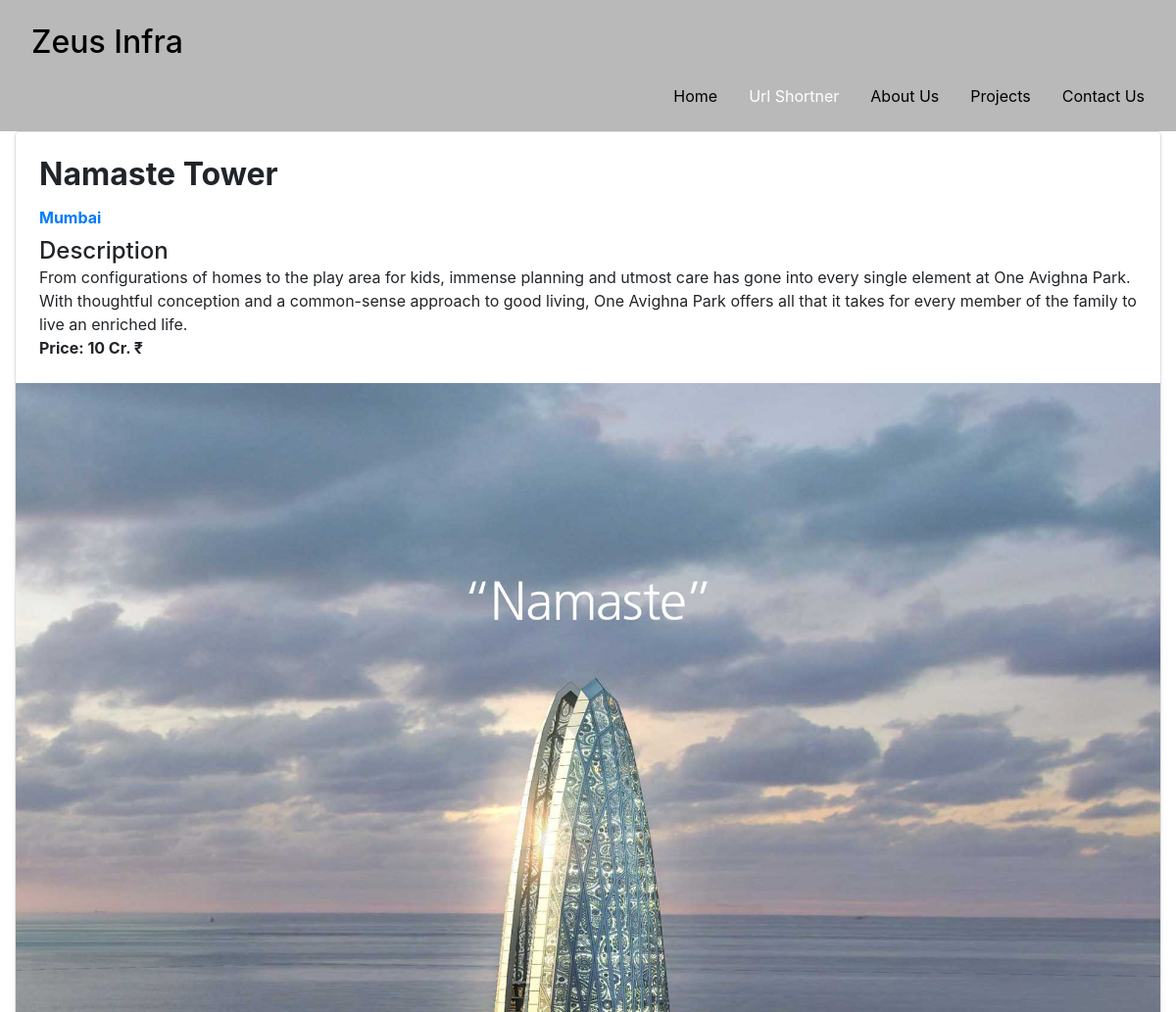
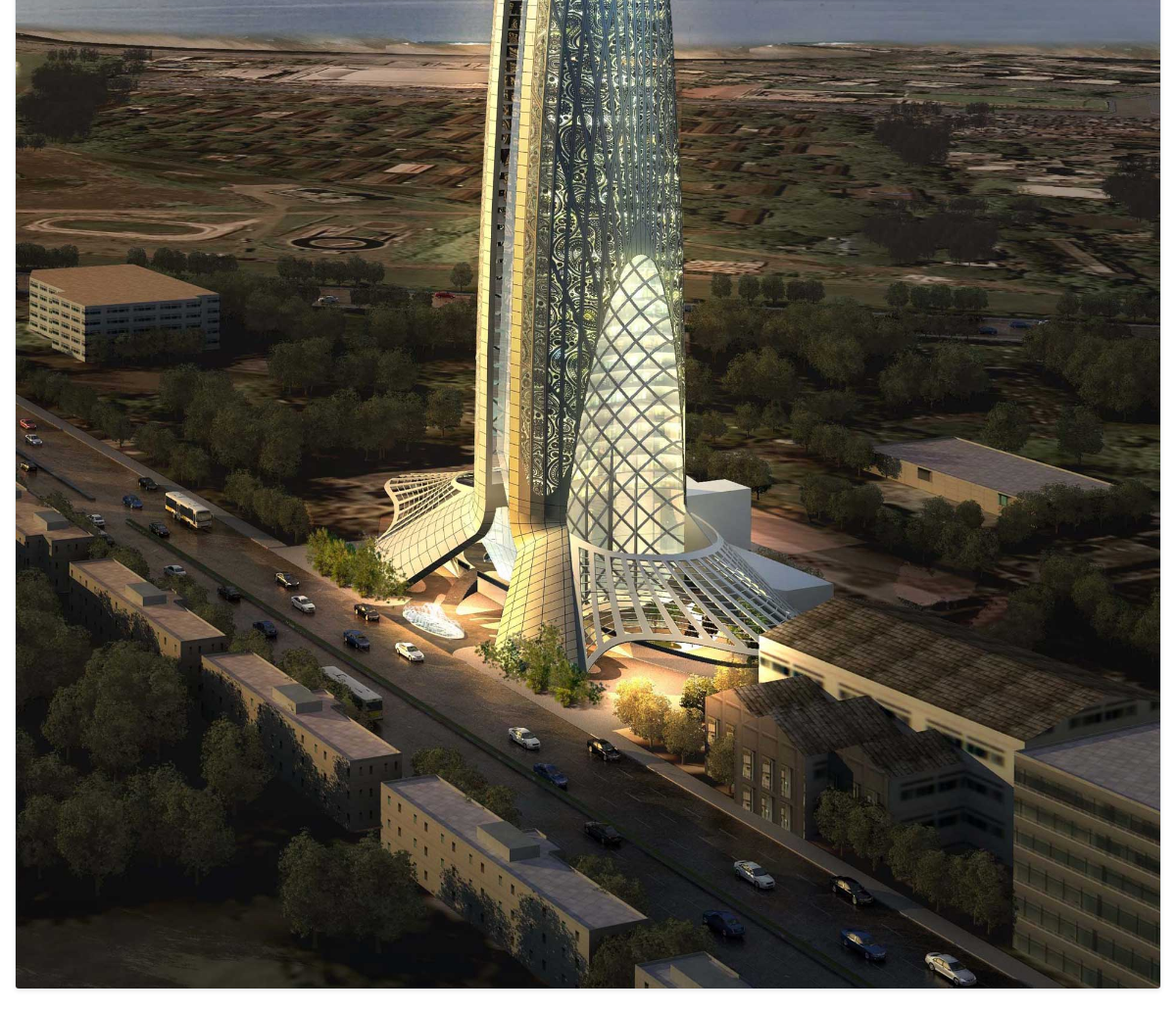
/4, run on the app's committed database (2 pictures, top to bottom).
### infra/models.py (models this page shows, shortened)
class Demo(models.Model):
    title = models.CharField(max_length=100)
    description = models.TextField(max_length=1000)
    image = models.ImageField(upload_to='images')
    price = models.IntegerField(default=0)

### infra/views.py (the view)
# urls.py: path('<int:pk>', DemoDetail.as_view(), name='demo_detail'),
class DemoDetail(DetailView):
    model = Demo
    def get_context_data(self, **kwargs):
        context = super().get_context_data(**kwargs)
        return context
    pass

### infra/templates/infra/demo_detail.html (shortened to what this page needs)
<!DOCTYPE html>
<html lang="en">
<head>
    <link rel="stylesheet" href="https://stackpath.bootstrapcdn.com/bootstrap/4.3.1/css/bootstrap.min.css"
>
</head>
<body>
    <div class="cover-container d-flex w-100 h-100 p-3 mx-auto flex-column" style="background: rgba(128, 128, 128, 0.548);">
        <h2 class="brand"> <a class="nav-link active" style="color: black;" href="{% url 'infra:demo_list' %}"> Zeus Infra </a> </h2>
        <nav class="nav  justify-content-end">
                <a class="nav-link active " style="color:black;" href="{% url 'infra:demo_list' %}">Home</a>
                <a class="nav-link active " style="color:white;" href="{% url 'basic:urlshort.html' %}">Url Shortner</a>
                <a class="nav-link active" style="color:black;" href="{% url 'infra:about' %}">About Us</a>
                <a class="nav-link active" style="color:black;" href="{% url 'infra:project' %}">Projects</a>
                <a class="nav-link active" style="color:black;" href="{% url 'infra:contact' %}">Contact Us</a>
              </nav>
    </div>
    <div class="col-md-12">
        <div class="row no-gutters border rounded overflow-hidden flex-md-row mb-4 shadow-sm h-md-250 position-relative">
            <div class="col p-4 d-flex flex-column position-static">
                <h2 class="card-title font-weight-bolder">{{object.title}}</h2>
                <strong class="d-inline-block mb-2 text-primary">Mumbai</strong>
                <h4 class="mb-0">Description</h4>
                <p class="card-text mb-auto">{{object.description}}</p>
                <p class="card-text mb-auto font-weight-bold">Price: {{object.price}} Cr. &#x20B9</p>
            </div>
            <div class="col-auto d-none d-lg-block">
                <img src="{{ object.image.url}}" class="img-fluid" alt="Responsive image">
            </div>
        </div>
    </div>
</body>
</html>

### data on the page
Demo: title "Namaste Tower", description "From configurations of homes to the play area for kids, immense planning and utmost care has gone into every single element at One Avighna Park. With thoughtful conception and a common-sense approach to good living, One Avighna Park offers all that it takes for every member of the family to live an enriched life.", price "10", image (picture)
